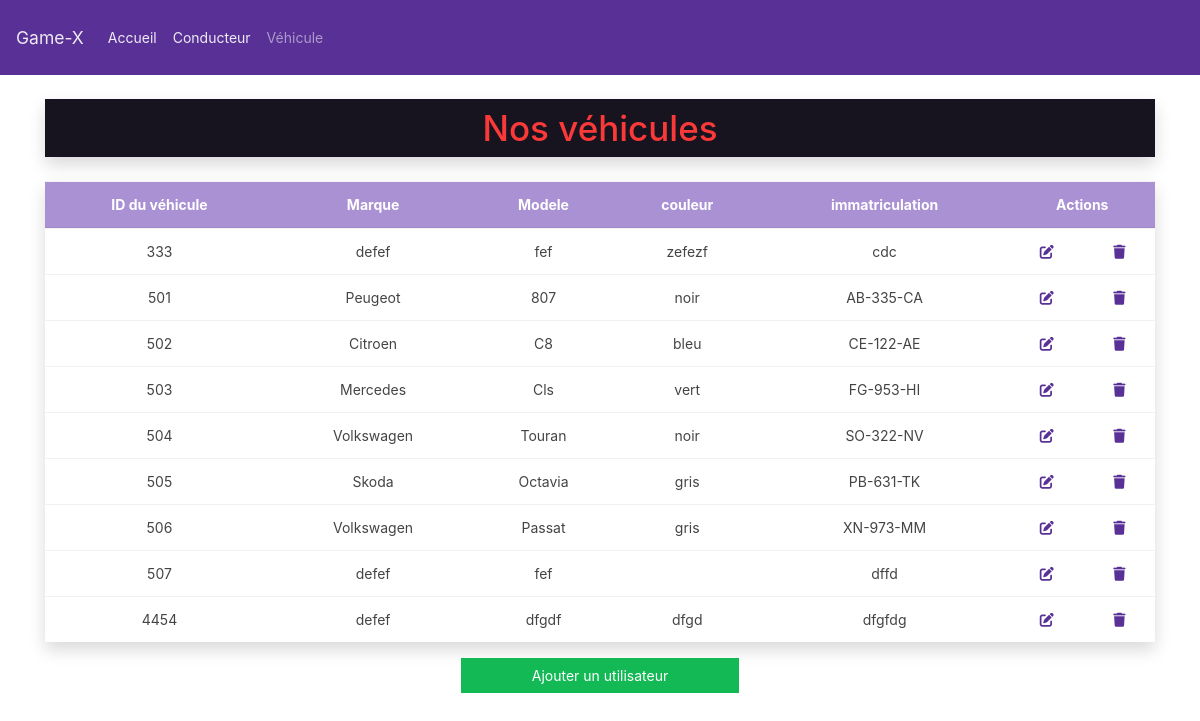
Screenshot of /MVC-POO-PHP-FromScratch-main/users with the database file from the repository.
### tables this page shows
CREATE TABLE IF NOT EXISTS `vehicule` (
  `id_vehicule` int NOT NULL AUTO_INCREMENT,
  `marque` varchar(255) NOT NULL,
  `modele` varchar(255) NOT NULL,
  `couleur` varchar(255) NOT NULL,
  `immatriculation` varchar(255) NOT NULL,
  PRIMARY KEY (`id_vehicule`)
);

### MVC-POO-PHP-FromScratch-main/modele/UserManager.php (called while the page is built, shortened)
<?php
 require_once "Manager.php";
 require_once "User.php";
class UserManager extends Manager {
    private $users;
    public function addUser($user){
        $this->users[] = $user;
    }
    public function getUsers(){
        return $this->users;
    }
    public function loadUsers(){
        $req = $this->getBdd()->prepare("SELECT * FROM vehicule");
        $req->execute();
        $myUsers = $req->fetchAll(PDO::FETCH_ASSOC);
    }
}

### MVC-POO-PHP-FromScratch-main/modele/User.php (called while the page is built, shortened)
<?php
class User {
    private $id_vehicule;
    private $Marque;
    private $Modele;
    private $couleur;
    private $immatriculation;
    public function __construct($id_vehicule,$Marque,$Modele,$couleur,$immatriculation){
        $this->id_vehicule = $id_vehicule;
        $this->Marque = $Marque;
        $this->Modele = $Modele;
        $this->couleur = $couleur;
        $this->immatriculation = $immatriculation;
    }
    public function getFirstname()
    {
        return $this->Marque;
    }
    public function getLastname()
    {
        return $this->Modele;
    }
    public function getId()
    {
        return $this->id_vehicule;
    }
    public function getCouleur()
    {
        return $this->couleur;
    }
    public function getImmatriculation()
    {
        return $this->immatriculation;
    }
}

### MVC-POO-PHP-FromScratch-main/modele/Manager.php (called while the page is built, shortened)
<?php
abstract class Manager {
    private $bdd;
    private function setBdd(){
        $this->bdd = new PDO('mysql:host=localhost;dbname=vtc', "root", "");
        $this->bdd->setAttribute(PDO::ATTR_ERRMODE, PDO::ERRMODE_WARNING);
    }
    protected function getBdd(){
        return $this->bdd;
    }
}

### MVC-POO-PHP-FromScratch-main/controller/carController.php (called while the page is built, shortened)
<?php
require_once "modele/UserManager.php";
class carController {
    public function __construct(){
        $this->carManager = new UserManager();
        $this->carManager->loadUsers();
    }
}

### MVC-POO-PHP-FromScratch-main/view/users.view.php (the view, shortened to what this page needs)
<?php
require_once "modele/UserManager.php";
$userManager = new UserManager();
$userManager->loadUsers();
$users = $userManager->getUsers();
?>
<table class="table  table-hover text-center shadow">
  <thead class="bg-secondary text-white">
    <tr>
      <th scope="col">ID du véhicule</th>
      <th scope="col">Marque</th>
      <th scope="col">Modele</th>
      <th scope="col">couleur</th>
      <th scope="col">immatriculation</th>
      <th scope="col" colspan="2">Actions</th>
    </tr>
  </thead>
  <tbody>
     <?php foreach($users as $user) :?>
        <tr>
          <td><?= $user->getId() ?></td>
          <td><?= $user->getFirstname() ?></td>
          <td><?= $user->getLastname() ?></td>
          <td><?= $user->getCouleur() ?></td>
          <td><?= $user->getImmatriculation() ?></td>
          <td><a href="<?= URL ?>car/edit/<?= $user->getId() ?>"><i class="fa-solid fa-edit"></i></a></td>
          <td><a href=""><i class="fa-solid fa-trash"></i></a></td>
        </tr>
     <?php endforeach; ?>
  </tbody>
</table>
<a class="btn btn-success w-25 d-block m-auto" href="<?= URL ?>car/addc">Ajouter un utilisateur</a>
<?php
$content =ob_get_clean();
$title = "Nos véhicules";
require_once "base.html.php";
?>

### MVC-POO-PHP-FromScratch-main/index.php (shortened to what this page needs)
<?php
require_once "controller/carController.php";
$carController = new carController();
if(empty($_GET['page'])){
    require_once "view/home.view.php";
}else{
    $url = explode("/", filter_var($_GET['page'], FILTER_SANITIZE_URL) );
    switch ($url[0]) {
        case 'users': require_once "view/users.view.php";
        break;
    }
}

### MVC-POO-PHP-FromScratch-main/view/base.html.php (shortened to what this page needs)
<!DOCTYPE html>
<html lang="en">
<head>
    <link rel="stylesheet" href="https://cdnjs.cloudflare.com/ajax/libs/font-awesome/6.1.1/css/all.min.css" />
    <link rel="stylesheet" href="https://cdn.jsdelivr.net/npm/bootswatch@4.5.2/dist/pulse/bootstrap.min.css">
</head>
<body>
    <nav class="navbar navbar-expand navbar-dark bg-primary">
        <a class="navbar-brand" href="<?= URL ?>accueil">Game-X</a>
        <div class="collapse navbar-collapse" id="navbarColor01">
            <ul class="navbar-nav mr-auto">
                <li class="nav-item active">
                    <a class="nav-link" href="<?= URL ?>accueil">Accueil</a>
                </li>
                <li class="nav-item active">
                    <a class="nav-link" href="<?= URL ?>games">Conducteur</a>
                </li>
                <li class="nav-item">
                    <a class="nav-link" href="<?= URL ?>users">Véhicule</a>
                </li>
            </ul>
        </div>
    </nav>
    <div class="container">
        <h1 class="my-4 shadow text-center text-danger bg-dark p-2">
            <?= $title ?>
        </h1>
        <?= $content ?>
    </div>
</body>
</html>

### rows the page displays
vehicule: id_vehicule "333", marque "defef", modele "fef", couleur "zefezf", immatriculation "cdc"
vehicule: id_vehicule "501", marque "Peugeot", modele "807", couleur "noir", immatriculation "AB-335-CA"
vehicule: id_vehicule "502", marque "Citroen", modele "C8", couleur "bleu", immatriculation "CE-122-AE"
vehicule: id_vehicule "503", marque "Mercedes", modele "Cls", couleur "vert", immatriculation "FG-953-HI"
vehicule: id_vehicule "504", marque "Volkswagen", modele "Touran", couleur "noir", immatriculation "SO-322-NV"
vehicule: id_vehicule "505", marque "Skoda", modele "Octavia", couleur "gris", immatriculation "PB-631-TK"
vehicule: id_vehicule "506", marque "Volkswagen", modele "Passat", couleur "gris", immatriculation "XN-973-MM"
vehicule: id_vehicule "507", marque "defef", modele "fef", immatriculation "dffd"
vehicule: id_vehicule "4454", marque "defef", modele "dfgdf", couleur "dfgd", immatriculation "dfgfdg"

### other values shown
$title "Nos véhicules"
